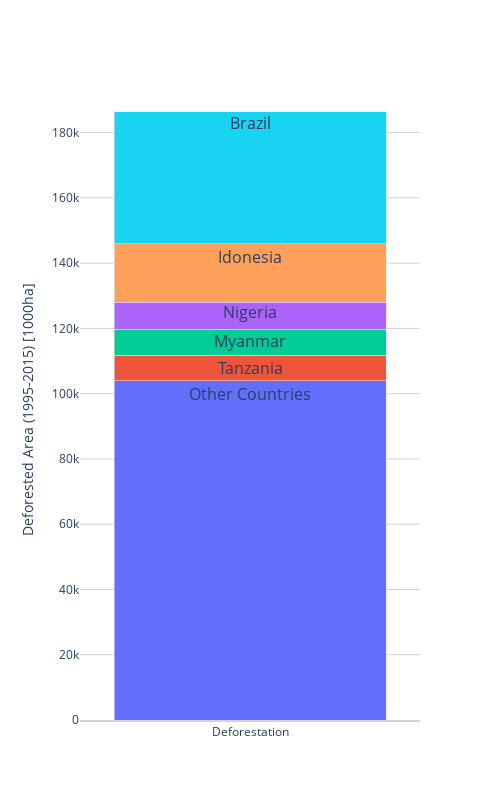

Notebook code cell kept with this figure:
### Code cell
# stacked barchart of top5 deforestated countries and sum of others
tx = ['Deforestation','Reforestation']
fig = go.Figure(go.Bar(x=['Deforestation'], y=[103904],text=['Others'], textangle=0, textfont=dict(color='rgba(0,0,0, 0)',size=12), textposition='auto', orientation='v')) # other
fig.add_trace(go.Bar(x=['Deforestation'], y=[7860],text=['Tanzania'], textangle=0, textfont=dict(color='rgba(0,0,0, 0)',size=12), textposition='auto', orientation='v')) # United Republic of Tanzania Viet Nam
fig.add_trace(go.Bar(x=['Deforestation'], y=[8002],text=['Myanmar'], textangle=0, textfont=dict(color='rgba(0,0,0, 0)',size=12), textposition='auto', orientation='v')) # Myanmar Russia
fig.add_trace(go.Bar(x=['Deforestation'], y=[8193],text=['Nigeria'], textangle=0, textfont=dict(color='rgba(0,0,0, 0)',size=12), textposition='auto', orientation='v')) # Nigeria India
fig.add_trace(go.Bar(x=['Deforestation'], y=[17967],text=['Indonesia'], textangle=0, textfont=dict(color='rgba(0,0,0, 0)',size=12), textposition='auto', orientation='v')) # Indonesia USA
fig.add_trace(go.Bar(x=['Deforestation'], y=[40452],text=['Brazil'], textangle=0, textfont=dict(color='rgba(0,0,0, 0)',size=12), textposition='auto', orientation='v')) # Brazil China
fig.update_layout(showlegend=False)
fig.update_layout(barmode='stack', xaxis={'categoryorder':'total descending'})
fig.update_layout(height=800,width=500)

fig.update_layout(
    showlegend=False,
    annotations=[
        go.layout.Annotation(
            x='Deforestation',
            y=100000,
            xref="x",
            yref="y",
            text="Other Countries",
            font=dict(
            size=16,
            ),
            showarrow=False,
        ),
        go.layout.Annotation(
            x='Deforestation',
            y=108000,
            xref="x",
            yref="y",
            text="Tanzania",
            font=dict(
            size=16,
            ),
            showarrow=False,
        ),
        go.layout.Annotation(
            x='Deforestation',
            y=116000,
            xref="x",
            yref="y",
            text="Myanmar",
            font=dict(
            size=16,
            ),
            showarrow=False,
        ),
        go.layout.Annotation(
            x='Deforestation',
            y=125000,
            xref="x",
            yref="y",
            text="Nigeria",
            font=dict(
            size=16,
            ),
            showarrow=False,
        ),
        go.layout.Annotation(
            x='Deforestation',
            y=142000,
            xref="x",
            yref="y",
            text="Idonesia",
            font=dict(
            size=16,
            ),
            showarrow=False,
        ),
        go.layout.Annotation(
            x='Deforestation',
            y=183000,
            xref="x",
            yref="y",
            text="Brazil",
            font=dict(
            size=16,
            ),
            showarrow=False,
        )
    ]
)


fig.update_yaxes(title_text="Deforested Area (1995-2015) [1000ha]", range=[0, 190000])
fig.update_layout(paper_bgcolor='rgba(0,0,0,0)', plot_bgcolor='rgba(0,0,0,0)')
fig.update_yaxes(showgrid=True, gridwidth=1, gridcolor='LightGray')
fig.update_xaxes(showline=True, linewidth=2, linecolor='LightGray')
# fig.update_yaxes(showline=True, linewidth=2, linecolor='black')

fig.show()
plotly.offline.plot(fig, filename='top_def_countries.html')

### Figure 1 — Plotly figure (JSON) as saved in the notebook; plotly's stock layout.template omitted (floating-point values rounded to 4 significant figures)
{"data": [{"orientation": "v", "text": ["Others"], "textangle": 0, "textfont": {"color": "rgba(0,0,0, 0)", "size": 12}, "textposition": "auto", "type": "bar", "x": ["Deforestation"], "y": [103904]}, {"orientation": "v", "text": ["Tanzania"], "textangle": 0, "textfont": {"color": "rgba(0,0,0, 0)", "size": 12}, "textposition": "auto", "type": "bar", "x": ["Deforestation"], "y": [7860]}, {"orientation": "v", "text": ["Myanmar"], "textangle": 0, "textfont": {"color": "rgba(0,0,0, 0)", "size": 12}, "textposition": "auto", "type": "bar", "x": ["Deforestation"], "y": [8002]}, {"orientation": "v", "text": ["Nigeria"], "textangle": 0, "textfont": {"color": "rgba(0,0,0, 0)", "size": 12}, "textposition": "auto", "type": "bar", "x": ["Deforestation"], "y": [8193]}, {"orientation": "v", "text": ["Indonesia"], "textangle": 0, "textfont": {"color": "rgba(0,0,0, 0)", "size": 12}, "textposition": "auto", "type": "bar", "x": ["Deforestation"], "y": [17967]}, {"orientation": "v", "text": ["Brazil"], "textangle": 0, "textfont": {"color": "rgba(0,0,0, 0)", "size": 12}, "textposition": "auto", "type": "bar", "x": ["Deforestation"], "y": [40452]}], "layout": {"annotations": [{"font": {"size": 16}, "showarrow": false, "text": "Other Countries", "x": "Deforestation", "xref": "x", "y": 100000, "yref": "y"}, {"font": {"size": 16}, "showarrow": false, "text": "Tanzania", "x": "Deforestation", "xref": "x", "y": 108000, "yref": "y"}, {"font": {"size": 16}, "showarrow": false, "text": "Myanmar", "x": "Deforestation", "xref": "x", "y": 116000, "yref": "y"}, {"font": {"size": 16}, "showarrow": false, "text": "Nigeria", "x": "Deforestation", "xref": "x", "y": 125000, "yref": "y"}, {"font": {"size": 16}, "showarrow": false, "text": "Idonesia", "x": "Deforestation", "xref": "x", "y": 142000, "yref": "y"}, {"font": {"size": 16}, "showarrow": false, "text": "Brazil", "x": "Deforestation", "xref": "x", "y": 183000, "yref": "y"}], "barmode": "stack", "height": 800, "paper_bgcolor": "rgba(0,0,0,0)", "plot_bgcolor": "rgba(0,0,0,0)", "showlegend": false, "width": 500, "xaxis": {"categoryorder": "total descending", "linecolor": "LightGray", "linewidth": 2, "showline": true}, "yaxis": {"gridcolor": "LightGray", "gridwidth": 1, "range": [0, 190000], "showgrid": true, "title": {"text": "Deforested Area (1995-2015) [1000ha]"}}}}
